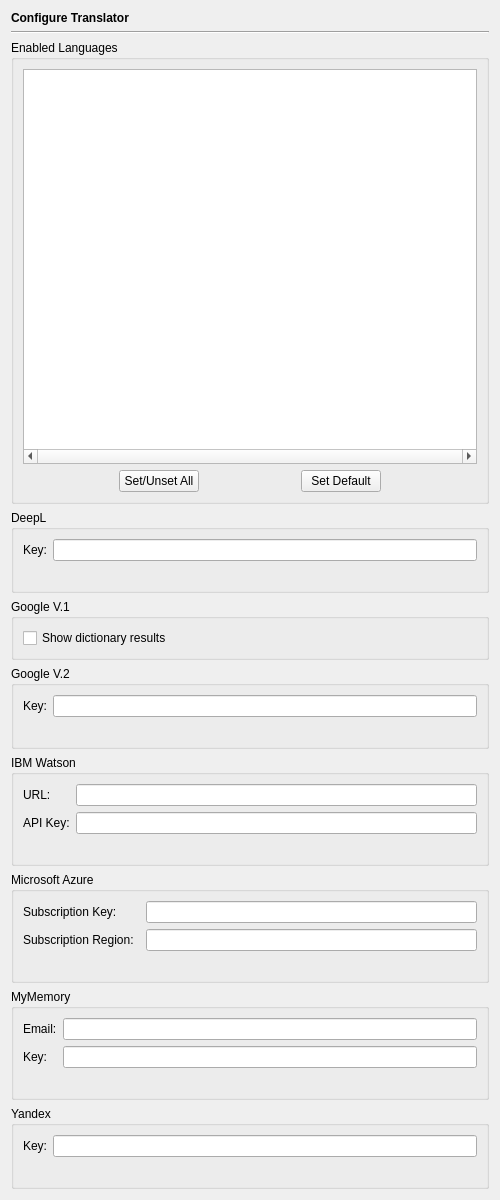
<?xml version="1.0" encoding="UTF-8"?>
<ui version="4.0">
 <class>TranslatorPage</class>
 <widget class="QWidget" name="TranslatorPage">
  <property name="geometry">
   <rect>
    <x>0</x>
    <y>0</y>
    <width>500</width>
    <height>1200</height>
   </rect>
  </property>
  <layout class="QVBoxLayout" name="verticalLayout_3">
   <item>
    <widget class="QLabel" name="headerLabel">
     <property name="text">
      <string>&lt;b&gt;Configure Translator&lt;/b&gt;</string>
     </property>
    </widget>
   </item>
   <item>
    <widget class="Line" name="line15">
     <property name="frameShape">
      <enum>QFrame::HLine</enum>
     </property>
     <property name="frameShadow">
      <enum>QFrame::Sunken</enum>
     </property>
     <property name="orientation">
      <enum>Qt::Horizontal</enum>
     </property>
    </widget>
   </item>
   <item>
    <widget class="QGroupBox" name="groupBox">
     <property name="title">
      <string>Enabled Languages</string>
     </property>
     <layout class="QVBoxLayout" name="verticalLayout">
      <item>
       <widget class="QListWidget" name="languagesList">
        <property name="minimumSize">
         <size>
          <width>0</width>
          <height>250</height>
         </size>
        </property>
        <property name="horizontalScrollBarPolicy">
         <enum>Qt::ScrollBarAlwaysOn</enum>
        </property>
        <property name="iconSize">
         <size>
          <width>22</width>
          <height>22</height>
         </size>
        </property>
        <property name="isWrapping" stdset="0">
         <bool>true</bool>
        </property>
       </widget>
      </item>
      <item>
       <layout class="QHBoxLayout" name="horizontalLayout">
        <item>
         <spacer name="horizontalSpacer">
          <property name="orientation">
           <enum>Qt::Horizontal</enum>
          </property>
          <property name="sizeHint" stdset="0">
           <size>
            <width>40</width>
            <height>20</height>
           </size>
          </property>
         </spacer>
        </item>
        <item>
         <widget class="QPushButton" name="setButton">
          <property name="toolTip">
           <string>Press to set or unset all entries</string>
          </property>
          <property name="text">
           <string>Set/Unset All</string>
          </property>
         </widget>
        </item>
        <item>
         <spacer name="horizontalSpacer_3">
          <property name="orientation">
           <enum>Qt::Horizontal</enum>
          </property>
          <property name="sizeHint" stdset="0">
           <size>
            <width>40</width>
            <height>20</height>
           </size>
          </property>
         </spacer>
        </item>
        <item>
         <widget class="QPushButton" name="defaultButton">
          <property name="toolTip">
           <string>Press to set the default list of enabled languages</string>
          </property>
          <property name="text">
           <string>Set Default</string>
          </property>
         </widget>
        </item>
        <item>
         <spacer name="horizontalSpacer_2">
          <property name="orientation">
           <enum>Qt::Horizontal</enum>
          </property>
          <property name="sizeHint" stdset="0">
           <size>
            <width>40</width>
            <height>20</height>
           </size>
          </property>
         </spacer>
        </item>
       </layout>
      </item>
     </layout>
    </widget>
   </item>
   <item>
    <widget class="QGroupBox" name="groupBox_8">
     <property name="title">
      <string>DeepL</string>
     </property>
     <layout class="QGridLayout" name="gridLayout_6">
      <item row="0" column="0">
       <widget class="QLabel" name="label_8">
        <property name="text">
         <string>Key:</string>
        </property>
       </widget>
      </item>
      <item row="0" column="1">
       <widget class="QLineEdit" name="deeplKeyEdit">
        <property name="toolTip">
         <string>Enter your DeepL Pro or DeepL Free API key</string>
        </property>
        <property name="clearButtonEnabled">
         <bool>true</bool>
        </property>
       </widget>
      </item>
      <item row="1" column="0" colspan="2">
       <widget class="QLabel" name="deeplLabel">
        <property name="text">
         <string/>
        </property>
        <property name="wordWrap">
         <bool>true</bool>
        </property>
        <property name="openExternalLinks">
         <bool>true</bool>
        </property>
       </widget>
      </item>
     </layout>
    </widget>
   </item>
   <item>
    <widget class="QGroupBox" name="groupBox_2">
     <property name="title">
      <string>Google V.1</string>
     </property>
     <layout class="QVBoxLayout" name="verticalLayout_2">
      <item>
       <widget class="QCheckBox" name="dictionaryCheckBox">
        <property name="toolTip">
         <string>Select to show the results of the translation dictionary</string>
        </property>
        <property name="text">
         <string>Show dictionary results</string>
        </property>
       </widget>
      </item>
     </layout>
    </widget>
   </item>
   <item>
    <widget class="QGroupBox" name="groupBox_5">
     <property name="title">
      <string>Google V.2</string>
     </property>
     <layout class="QGridLayout" name="gridLayout_3">
      <item row="0" column="0">
       <widget class="QLabel" name="label_4">
        <property name="text">
         <string>Key:</string>
        </property>
       </widget>
      </item>
      <item row="0" column="1">
       <widget class="QLineEdit" name="googlev2KeyEdit">
        <property name="toolTip">
         <string>Enter your Google Translate key</string>
        </property>
        <property name="clearButtonEnabled">
         <bool>true</bool>
        </property>
       </widget>
      </item>
      <item row="1" column="0" colspan="2">
       <widget class="QLabel" name="googlev2Label">
        <property name="text">
         <string/>
        </property>
        <property name="wordWrap">
         <bool>true</bool>
        </property>
        <property name="openExternalLinks">
         <bool>true</bool>
        </property>
       </widget>
      </item>
     </layout>
    </widget>
   </item>
   <item>
    <widget class="QGroupBox" name="groupBox_7">
     <property name="title">
      <string>IBM Watson</string>
     </property>
     <layout class="QGridLayout" name="gridLayout_5">
      <item row="0" column="0">
       <widget class="QLabel" name="label_7">
        <property name="text">
         <string>URL:</string>
        </property>
       </widget>
      </item>
      <item row="0" column="1">
       <widget class="QLineEdit" name="ibmUrlEdit">
        <property name="toolTip">
         <string>Enter your IBM Watson Translator URL</string>
        </property>
        <property name="clearButtonEnabled">
         <bool>true</bool>
        </property>
       </widget>
      </item>
      <item row="1" column="0">
       <widget class="QLabel" name="label_6">
        <property name="text">
         <string>API Key:</string>
        </property>
       </widget>
      </item>
      <item row="1" column="1">
       <widget class="QLineEdit" name="ibmKeyEdit">
        <property name="toolTip">
         <string>Enter your IBM Watson Translator API key</string>
        </property>
        <property name="clearButtonEnabled">
         <bool>true</bool>
        </property>
       </widget>
      </item>
      <item row="2" column="0" colspan="2">
       <widget class="QLabel" name="ibmLabel">
        <property name="text">
         <string/>
        </property>
        <property name="wordWrap">
         <bool>true</bool>
        </property>
        <property name="openExternalLinks">
         <bool>true</bool>
        </property>
       </widget>
      </item>
     </layout>
    </widget>
   </item>
   <item>
    <widget class="QGroupBox" name="groupBox_6">
     <property name="title">
      <string>Microsoft Azure</string>
     </property>
     <layout class="QGridLayout" name="gridLayout_4">
      <item row="1" column="0">
       <widget class="QLabel" name="label_9">
        <property name="text">
         <string>Subscription Region:</string>
        </property>
       </widget>
      </item>
      <item row="0" column="0">
       <widget class="QLabel" name="label_5">
        <property name="text">
         <string>Subscription Key:</string>
        </property>
       </widget>
      </item>
      <item row="2" column="0" colspan="3">
       <widget class="QLabel" name="msLabel">
        <property name="wordWrap">
         <bool>true</bool>
        </property>
        <property name="openExternalLinks">
         <bool>true</bool>
        </property>
       </widget>
      </item>
      <item row="0" column="2">
       <widget class="QLineEdit" name="msSubscriptionKeyEdit">
        <property name="toolTip">
         <string>Enter the subscription key of the text translator service</string>
        </property>
        <property name="clearButtonEnabled">
         <bool>true</bool>
        </property>
       </widget>
      </item>
      <item row="1" column="2">
       <widget class="QLineEdit" name="msSubscriptionRegionEdit">
        <property name="toolTip">
         <string>Enter the subscription region of the text translator service</string>
        </property>
        <property name="clearButtonEnabled">
         <bool>true</bool>
        </property>
       </widget>
      </item>
     </layout>
    </widget>
   </item>
   <item>
    <widget class="QGroupBox" name="groupBox_4">
     <property name="title">
      <string>MyMemory</string>
     </property>
     <layout class="QGridLayout" name="gridLayout_2">
      <item row="0" column="0">
       <widget class="QLabel" name="label">
        <property name="text">
         <string>Email:</string>
        </property>
       </widget>
      </item>
      <item row="0" column="1">
       <widget class="QLineEdit" name="mymemoryEmailEdit">
        <property name="toolTip">
         <string>Enter email address to be sent with each request (optional)</string>
        </property>
        <property name="clearButtonEnabled">
         <bool>true</bool>
        </property>
       </widget>
      </item>
      <item row="1" column="0">
       <widget class="QLabel" name="label_3">
        <property name="text">
         <string>Key:</string>
        </property>
       </widget>
      </item>
      <item row="1" column="1">
       <widget class="QLineEdit" name="mymemoryKeyEdit">
        <property name="toolTip">
         <string>Enter your MyMemory key</string>
        </property>
        <property name="clearButtonEnabled">
         <bool>true</bool>
        </property>
       </widget>
      </item>
      <item row="2" column="0" colspan="2">
       <widget class="QLabel" name="mymemoryLabel">
        <property name="text">
         <string/>
        </property>
        <property name="wordWrap">
         <bool>true</bool>
        </property>
        <property name="openExternalLinks">
         <bool>true</bool>
        </property>
       </widget>
      </item>
     </layout>
    </widget>
   </item>
   <item>
    <widget class="QGroupBox" name="groupBox_3">
     <property name="title">
      <string>Yandex</string>
     </property>
     <layout class="QGridLayout" name="gridLayout">
      <item row="0" column="0">
       <widget class="QLabel" name="label_2">
        <property name="text">
         <string>Key:</string>
        </property>
       </widget>
      </item>
      <item row="0" column="1">
       <widget class="QLineEdit" name="yandexKeyEdit">
        <property name="toolTip">
         <string>Enter your Yandex key</string>
        </property>
        <property name="clearButtonEnabled">
         <bool>true</bool>
        </property>
       </widget>
      </item>
      <item row="1" column="0" colspan="2">
       <widget class="QLabel" name="yandexLabel">
        <property name="text">
         <string/>
        </property>
        <property name="wordWrap">
         <bool>true</bool>
        </property>
        <property name="openExternalLinks">
         <bool>true</bool>
        </property>
       </widget>
      </item>
     </layout>
    </widget>
   </item>
  </layout>
 </widget>
 <tabstops>
  <tabstop>languagesList</tabstop>
  <tabstop>setButton</tabstop>
  <tabstop>defaultButton</tabstop>
  <tabstop>deeplKeyEdit</tabstop>
  <tabstop>dictionaryCheckBox</tabstop>
  <tabstop>googlev2KeyEdit</tabstop>
  <tabstop>ibmUrlEdit</tabstop>
  <tabstop>ibmKeyEdit</tabstop>
  <tabstop>msSubscriptionKeyEdit</tabstop>
  <tabstop>msSubscriptionRegionEdit</tabstop>
  <tabstop>mymemoryEmailEdit</tabstop>
  <tabstop>mymemoryKeyEdit</tabstop>
  <tabstop>yandexKeyEdit</tabstop>
 </tabstops>
 <resources/>
 <connections/>
</ui>
